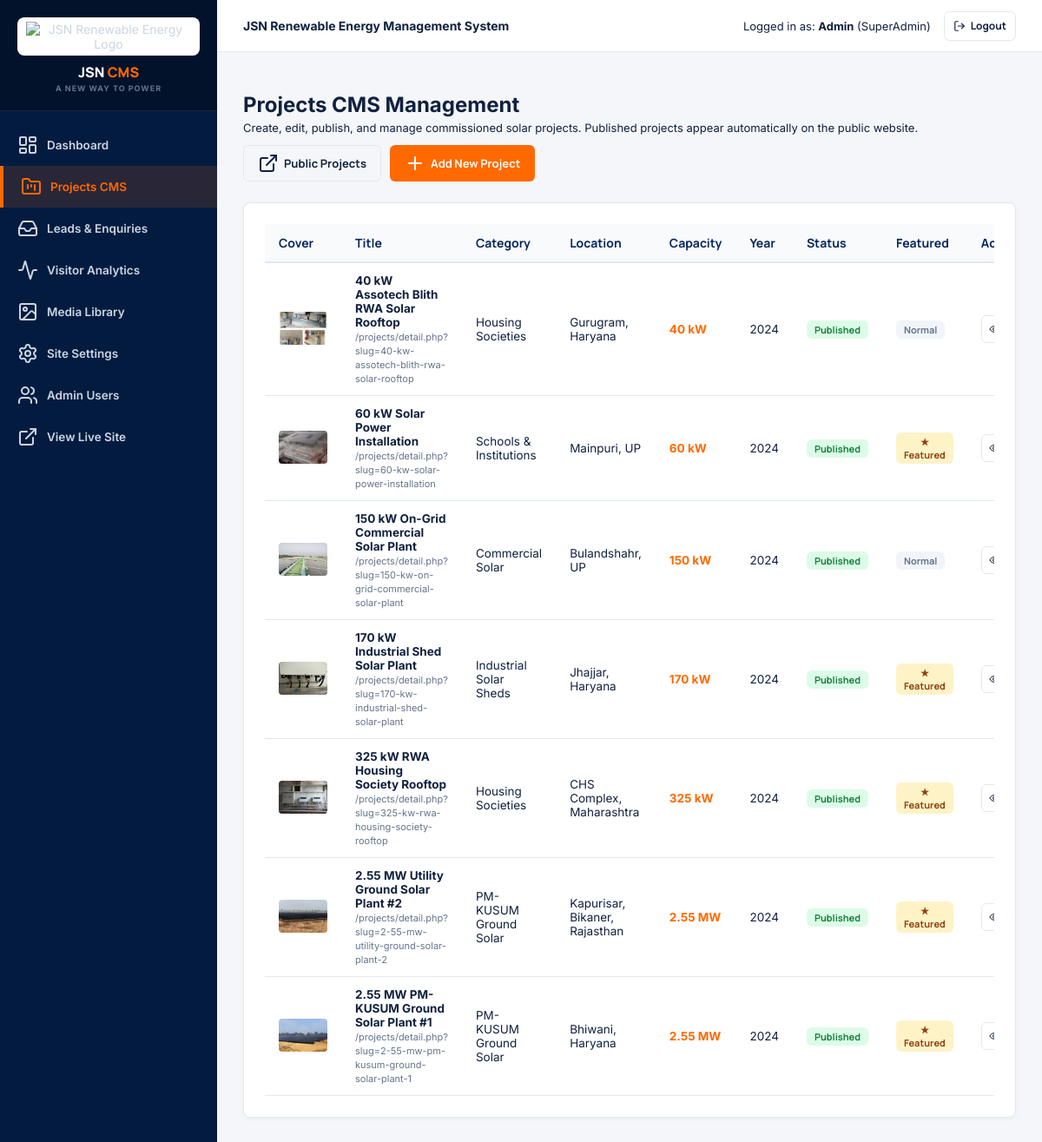
Screenshot of /admin/projects.php (signed in) with the database file from the repository.
### tables this page shows
CREATE TABLE IF NOT EXISTS `projects` (
    `id` INT AUTO_INCREMENT PRIMARY KEY,
    `title` VARCHAR(255) NOT NULL,
    `slug` VARCHAR(255) NOT NULL UNIQUE,
    `category` ENUM('Commercial Solar', 'Industrial Solar Sheds', 'PM-KUSUM Ground Solar', 'Housing Societies', 'Government & PSU', 'Hospitals', 'Schools & Institutions', 'Residential Solar') NOT NULL,
    `location` VARCHAR(150) NOT NULL,
    `client_name` VARCHAR(150) NULL,
    `system_type` ENUM('On-Grid Solar', 'Off-Grid Solar', 'Hybrid Solar', 'Ground-Mounted Solar') DEFAULT 'On-Grid Solar',
    `capacity_kw` DECIMAL(10,2) NOT NULL DEFAULT 0.00,
    `completion_date` DATE NULL,
    `installation_year` SMALLINT NULL,
    `description` TEXT NULL,
    `hero_image` VARCHAR(255) NULL,
    `is_published` TINYINT(1) DEFAULT 1,
    `is_featured` TINYINT(1) DEFAULT 0,
    `seo_title` VARCHAR(255) NULL,
    `seo_description` TEXT NULL,
    `created_at` DATETIME DEFAULT CURRENT_TIMESTAMP,
    `updated_at` DATETIME DEFAULT CURRENT_TIMESTAMP ON UPDATE CURRENT_TIMESTAMP,
    INDEX `idx_projects_published` (`is_published`, `is_featured`),
    INDEX `idx_projects_category` (`category`)
);

### functions.php (called while the page is built, shortened)
<?php
function sanitize($data) {
    return htmlspecialchars(trim((string)($data ?? '')), ENT_QUOTES, 'UTF-8');
}
function formatCapacity($kw) {
    $kw = (float)$kw;
    if ($kw >= 1000) {
        return number_format($kw / 1000, 2) . ' MW';
    }
    return number_format($kw, ($kw == floor($kw)) ? 0 : 1) . ' kW';
}
function resolveAssetPath($path, $prefix = '') {
    $path = trim((string)$path);
    $path = ltrim($path, '/');
    return $prefix . $path;
}
?>

### admin/projects.php (the view, shortened to what this page needs)
<?php
require_once __DIR__ . '/includes/header.php';
$db = getDB();
$projects = [];
if ($db) {
    $projects = $db->query("SELECT * FROM projects ORDER BY id DESC")->fetchAll();
}
?>
<div style="display:flex; justify-content:space-between; align-items:center; margin-bottom: 24px; flex-wrap:wrap; gap:12px;">
    <div>
        <h1 style="font-size: 24px; margin-bottom: 4px;">Projects CMS Management</h1>
        <p style="margin: 0; font-size: 13px;">Create, edit, publish, and manage commissioned solar projects. Published projects appear automatically on the public website.</p>
    </div>
    <div style="display:flex; gap:10px;">
        <a href="../projects/index.php" target="_blank" class="admin-btn admin-btn-outline"><i data-lucide="external-link"></i> Public Projects</a>
        <a href="project-edit.php" class="admin-btn admin-btn-primary"><i data-lucide="plus"></i> Add New Project</a>
    </div>
</div>
<div class="admin-card">
    <div class="table-responsive">
        <table class="admin-table">
            <thead>
                <tr>
                    <th>Cover</th>
                    <th>Title</th>
                    <th>Category</th>
                    <th>Location</th>
                    <th>Capacity</th>
                    <th>Year</th>
                    <th>Status</th>
                    <th>Featured</th>
                    <th>Actions</th>
                </tr>
            </thead>
            <tbody>
                <?php if (empty($projects)): ?>
                    <tr><td colspan="9" style="text-align:center; color: var(--admin-muted);">No projects found. Click "Add New Project" to create one.</td></tr>
                <?php else: ?>
                    <?php foreach ($projects as $p): ?>
                        <tr>
                            <td>
                                <img src="<?php echo sanitize(resolveAssetPath($p['hero_image'], '../')); ?>" alt="<?php echo sanitize($p['title']); ?>" style="width: 56px; height: 38px; object-fit: cover; border-radius: 4px;">
                            </td>
                            <td>
                                <strong><?php echo sanitize($p['title']); ?></strong><br>
                                <span style="font-size: 11px; color: var(--admin-muted);">/projects/detail.php?slug=<?php echo sanitize($p['slug']); ?></span>
                            </td>
                            <td><?php echo sanitize($p['category']); ?></td>
                            <td><?php echo sanitize($p['location']); ?></td>
                            <td><strong style="color:var(--admin-orange);"><?php echo formatCapacity($p['capacity_kw']); ?></strong></td>
                            <td><?php echo sanitize($p['installation_year'] ?: ($p['completion_date'] ? date('Y', strtotime($p['completion_date'])) : '—')); ?></td>
                            <td>
                                <form method="POST" style="display:inline;">
                                    <button type="submit" class="admin-btn" style="padding:3px 9px; font-size:11px; border:none; cursor:pointer; background:<?php echo $p['is_published'] ? '#DCFCE7; color:#15803D;' : '#FEE2E2; color:#DC2626;'; ?>">
                                        <?php echo $p['is_published'] ? 'Published' : 'Draft'; ?>
                                    </button>
                                </form>
                            </td>
                            <td>
                                <form method="POST" style="display:inline;">
                                    <button type="submit" class="admin-btn" style="padding:3px 9px; font-size:11px; border:none; cursor:pointer; background:<?php echo $p['is_featured'] ? '#FEF3C7; color:#92400E;' : '#F1F5F9; color:#64748B;'; ?>">
                                        <?php echo $p['is_featured'] ? '★ Featured' : 'Normal'; ?>
                                    </button>
                                </form>
                            </td>
                            <td style="white-space:nowrap;">
                                <a href="../projects/detail.php?slug=<?php echo urlencode($p['slug']); ?>" target="_blank" class="admin-btn admin-btn-outline" style="padding:3px 8px; font-size:11px;" title="View Public Page"><i data-lucide="eye" style="width:12px;"></i></a>
                            </td>
                        </tr>
                    <?php endforeach; ?>
                <?php endif; ?>
            </tbody>
        </table>
    </div>
</div>
<?php require_once __DIR__ . '/includes/footer.php'; ?>

### admin/css/admin.css (style rules this page uses)
:root { --admin-navy: #041B40; --admin-primary: #06265C; --admin-orange: #FF6900; --admin-blue: #009FE3; --admin-bg: #F4F6F9; --admin-white: #FFFFFF; --admin-text: #10213F; --admin-muted: #64748B; --admin-border: #E2E8F0; --admin-radius: 8px; --font-head: 'Manrope', sans-serif; --font-body: 'Inter', sans-serif; }
* { box-sizing: border-box; }
body { margin: 0; padding: 0; font-family: var(--font-body); background: var(--admin-bg); color: var(--admin-text); font-size: 14px; }
.admin-card { background: var(--admin-white); border-radius: var(--admin-radius); border: 1px solid var(--admin-border); box-shadow: 0 2px 6px rgba(0,0,0,0.03); padding: 24px; margin-bottom: 30px; }
.table-responsive { width: 100%; overflow-x: auto; }
.admin-table { width: 100%; border-collapse: collapse; text-align: left; }
.admin-table th { background: #F8FAFC; padding: 12px 16px; border-bottom: 2px solid var(--admin-border); font-family: var(--font-head); font-weight: 700; color: var(--admin-primary); }
.admin-table td { padding: 12px 16px; border-bottom: 1px solid var(--admin-border); font-size: 13.5px; }
.admin-btn { padding: 8px 16px; border-radius: 6px; font-family: var(--font-head); font-weight: 700; font-size: 13px; text-decoration: none; display: inline-flex; align-items: center; gap: 6px; border: 1px solid transparent; cursor: pointer; }
.admin-btn-primary { background: var(--admin-orange); color: var(--admin-white); }
.admin-btn-outline { background: transparent; border-color: var(--admin-border); color: var(--admin-text); }

### rows the page displays
projects: hero_image (picture), title "40 kW Assotech Blith RWA Solar Rooftop", slug "40-kw-assotech-blith-rwa-solar-rooftop", category "Housing Societies", location "Gurugram, Haryana", capacity_kw "40 kW", installation_year "2024", is_published "Published", is_featured "Normal"
projects: hero_image (picture), title "60 kW Solar Power Installation", slug "60-kw-solar-power-installation", category "Schools & Institutions", location "Mainpuri, UP", capacity_kw "60 kW", installation_year "2024", is_published "Published", is_featured "★ Featured"
projects: hero_image (picture), title "150 kW On-Grid Commercial Solar Plant", slug "150-kw-on-grid-commercial-solar-plant", category "Commercial Solar", location "Bulandshahr, UP", capacity_kw "150 kW", installation_year "2024", is_published "Published", is_featured "Normal"
projects: hero_image (picture), title "170 kW Industrial Shed Solar Plant", slug "170-kw-industrial-shed-solar-plant", category "Industrial Solar Sheds", location "Jhajjar, Haryana", capacity_kw "170 kW", installation_year "2024", is_published "Published", is_featured "★ Featured"
projects: hero_image (picture), title "325 kW RWA Housing Society Rooftop", slug "325-kw-rwa-housing-society-rooftop", category "Housing Societies", location "CHS Complex, Maharashtra", capacity_kw "325 kW", installation_year "2024", is_published "Published", is_featured "★ Featured"
projects: hero_image (picture), title "2.55 MW Utility Ground Solar Plant #2", slug "2-55-mw-utility-ground-solar-plant-2", category "PM-KUSUM Ground Solar", location "Kapurisar, Bikaner, Rajasthan", capacity_kw "2.55 MW", installation_year "2024", is_published "Published", is_featured "★ Featured"
projects: hero_image (picture), title "2.55 MW PM-KUSUM Ground Solar Plant #1", slug "2-55-mw-pm-kusum-ground-solar-plant-1", category "PM-KUSUM Ground Solar", location "Bhiwani, Haryana", capacity_kw "2.55 MW", installation_year "2024", is_published "Published", is_featured "★ Featured"

### other values shown
$_SESSION['admin_user'] "Admin"
$_SESSION['admin_role'] "SuperAdmin"
